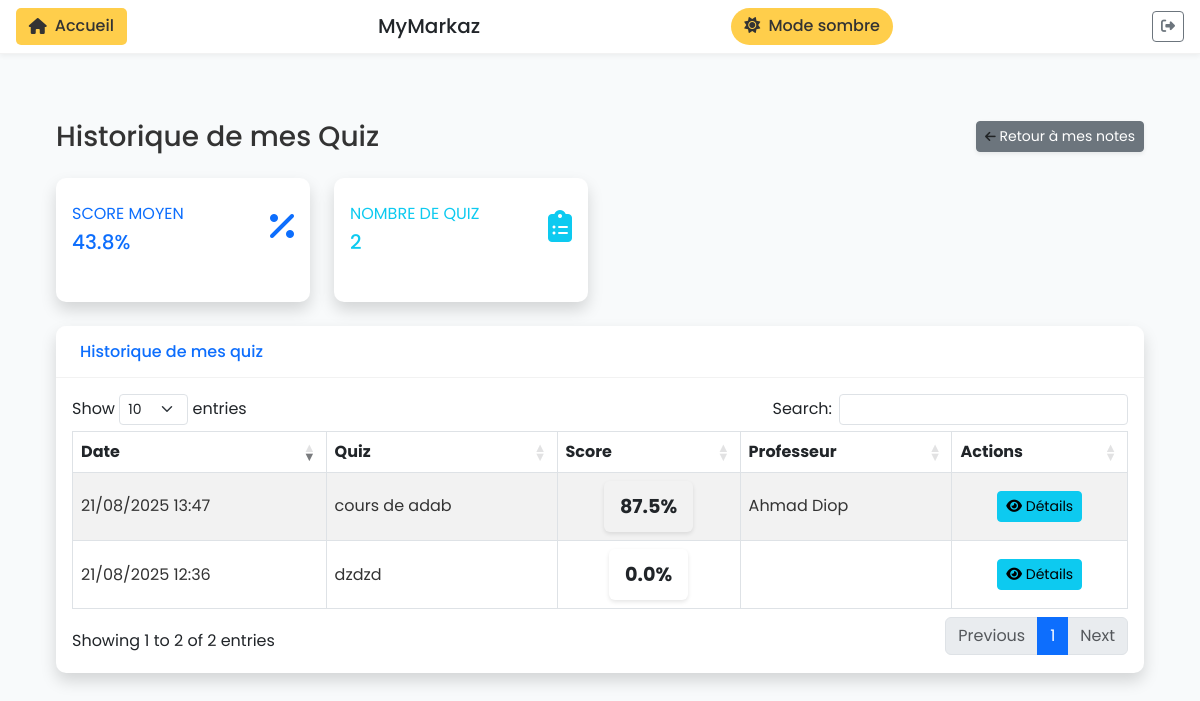
The app's page /notes/historique-quiz/ (signed in) with its own data.
### ecole_app/models.py (models this page shows, shortened)
class SiteConfig(models.Model):
    key = models.CharField(max_length=50, unique=True)
    value = models.CharField(max_length=255, default='default')
    @classmethod
    def get_site_name(cls):
        site_config = cls.objects.filter(key='site_name').first()
        return site_config.value if site_config else 'École Markaz'
    class Meta:
        verbose_name = "Configuration du site"
        verbose_name_plural = "Configurations du site"

class Professeur(models.Model):
    composantes = models.ManyToManyField(Composante, related_name='professeurs', blank=True, help_text="Composantes où enseigne ce professeur")
    user = models.OneToOneField(User, on_delete=models.CASCADE, null=True, blank=True, related_name='professeur')
    nom = models.CharField(max_length=100)
    email = models.EmailField(blank=True, null=True)
    telephone = models.CharField(max_length=20, blank=True, null=True)
    mot_de_passe_en_clair = models.CharField(max_length=100, blank=True, null=True, help_text="Mot de passe en clair (non sécurisé)")
    indemnisation = models.DecimalField(max_digits=10, decimal_places=2, default=0.0, help_text="Indemnisation mensuelle")
    date_creation = models.DateTimeField(auto_now_add=True)
    class Meta:
        verbose_name = "Professeur"
        verbose_name_plural = "Professeurs"

### ecole_app/models_pedagogie.py (models this page shows, shortened)
class TentativeQuiz(models.Model):
    quiz = models.ForeignKey(Quiz, on_delete=models.CASCADE, related_name='tentatives')
    eleve = models.ForeignKey('ecole_app.Eleve', on_delete=models.CASCADE, related_name='tentatives_quiz')
    date_debut = models.DateTimeField(auto_now_add=True)
    date_fin = models.DateTimeField(null=True, blank=True)
    score = models.DecimalField(max_digits=5, decimal_places=2, null=True, blank=True)
    terminee = models.BooleanField(default=False)
    class Meta:
        verbose_name = "Tentative de quiz"
        verbose_name_plural = "Tentatives de quiz"
        ordering = ['-date_debut']

class Quiz(models.Model):
    module = models.ForeignKey(Module, on_delete=models.CASCADE, related_name='quiz')
    titre = models.CharField(max_length=200)
    description = models.TextField(blank=True)
    date_creation = models.DateTimeField(auto_now_add=True)
    date_modification = models.DateTimeField(auto_now=True)
    publie = models.BooleanField(default=False, help_text="Quiz visible par les élèves")
    temps_limite = models.PositiveIntegerField(null=True, blank=True, help_text="Temps limite en minutes (optionnel)")
    ordre = models.PositiveIntegerField(default=0, help_text="Ordre d'affichage")
    class Meta:
        verbose_name = "Quiz"
        verbose_name_plural = "Quiz"
        ordering = ['ordre', 'date_creation']

class Module(models.Model):
    composante = models.ForeignKey('ecole_app.Composante', on_delete=models.CASCADE, related_name='modules', null=True, blank=True)
    titre = models.CharField(max_length=200)
    description = models.TextField(blank=True)
    professeur = models.ForeignKey('ecole_app.Professeur', on_delete=models.CASCADE, related_name='modules', null=True, blank=True)
    classes = models.ManyToManyField('ecole_app.Classe', related_name='modules', blank=True)
    date_creation = models.DateTimeField(auto_now_add=True)
    date_modification = models.DateTimeField(auto_now=True)
    publie = models.BooleanField(default=False, help_text="Module visible par les élèves")
    class Meta:
        verbose_name = "Module pédagogique"
        verbose_name_plural = "Modules pédagogiques"
        ordering = ['-date_creation']

### ecole_app/views_notes.py (the view)
# urls.py: path('notes/historique-quiz/', views_notes.historique_quiz_eleve, name='historique_quiz_eleve'),
@login_required
def historique_quiz_eleve(request):
    if not hasattr(request.user, 'eleve'):
        messages.error(request, "Accès réservé aux élèves.")
        return redirect('dashboard')
    eleve = request.user.eleve
    from .models_pedagogie import TentativeQuiz, Reponse
    tentatives = TentativeQuiz.objects.filter(
        eleve=eleve
    ).select_related('quiz', 'quiz__module', 'quiz__module__professeur').order_by('-date_fin')
    stats = {
        'total_quiz': tentatives.count(),
        'score_moyen': tentatives.aggregate(Avg('score'))['score__avg'] or 0,
        'dernier_quiz': tentatives.first() if tentatives.exists() else None
    }
    context = {
        'eleve': eleve,
        'tentatives': tentatives,
        'stats': stats,
    }
    return render(request, 'ecole_app/notes/historique_quiz.html', context)

### ecole_app/context_processors.py (called while the page is built)
def site_name(request):
    return {
        'site_name': SiteConfig.get_site_name()
    }

### ecole_app/templates/ecole_app/notes/historique_quiz.html (shortened to what this page needs)
{% extends 'ecole_app/base.html' %}
{% block content %}
<div class="container-fluid">
    <div class="d-sm-flex align-items-center justify-content-between mb-4">
        <h1 class="h3 mb-0 text-gray-800">Historique de mes Quiz</h1>
        <a href="{% url 'mes_notes' %}" class="d-none d-sm-inline-block btn btn-sm btn-secondary shadow-sm">
             Retour à mes notes
        </a>
    </div>
    <div class="row">
        <div class="col-xl-3 col-md-6 mb-4">
            <div class="card border-left-primary shadow h-100 py-2">
                <div class="card-body">
                    <div class="row no-gutters align-items-center">
                        <div class="col mr-2">
                            <div class="text-xs font-weight-bold text-primary text-uppercase mb-1">
                                Score moyen
                            </div>
                            <div class="h5 mb-0 font-weight-bold text-primary">{{ stats.score_moyen|floatformat:1 }}%</div>
                        </div>
                        <div class="col-auto">
                            <i class="fas fa-percent fa-2x text-primary"></i>
                        </div>
                    </div>
                </div>
            </div>
        </div>
        <div class="col-xl-3 col-md-6 mb-4">
            <div class="card border-left-info shadow h-100 py-2">
                <div class="card-body">
                    <div class="row no-gutters align-items-center">
                        <div class="col mr-2">
                            <div class="text-xs font-weight-bold text-info text-uppercase mb-1">
                                Nombre de quiz
                            </div>
                            <div class="h5 mb-0 font-weight-bold text-info">{{ stats.total_quiz }}</div>
                        </div>
                        <div class="col-auto">
                            <i class="fas fa-clipboard-list fa-2x text-info"></i>
                        </div>
                    </div>
                </div>
            </div>
        </div>
    </div>
    <div class="card shadow mb-4">
        <div class="card-header py-3">
            <h6 class="m-0 font-weight-bold text-primary">Historique de mes quiz</h6>
        </div>
        <div class="card-body">
            {% if tentatives %}
            <div class="table-responsive">
                <table class="table table-bordered table-striped table-hover" id="dataTable" width="100%" cellspacing="0">
                    <thead>
                        <tr>
                            <th>Date</th>
                            <th>Quiz</th>
                            <th>Score</th>
                            <th>Professeur</th>
                            <th>Actions</th>
                        </tr>
                    </thead>
                    <tbody>
                        {% for tentative in tentatives %}
                        <tr>
                            <td class="align-middle font-weight-bold">{{ tentative.date_fin|date:"d/m/Y H:i" }}</td>
                            <td class="align-middle">{{ tentative.quiz.titre }}</td>
                            <td class="align-middle text-center">
                                <span class="badge badge-{% if tentative.score >= 50 %}success{% elif tentative.score > 0 %}warning{% else %}danger{% endif %} p-3 text-dark" style="font-size: 1.2rem; font-weight: 700; text-shadow: 0 1px 2px rgba(255,255,255,0.2); box-shadow: 0 2px 4px rgba(0,0,0,0.1);">
                                    {{ tentative.score|floatformat:1 }}%
                                </span>
                            </td>
                            <td class="align-middle">{{ tentative.quiz.module.professeur.nom }}</td>
                            <td class="align-middle text-center">
                                <a href="{% url 'resultats_quiz' tentative.id %}" class="btn btn-sm btn-info">
                                    <i class="fas fa-eye"></i> Détails
                                </a>
                            </td>
                        </tr>
                        {% endfor %}
                    </tbody>
                </table>
            </div>
            {% else %}
            <div class="text-center py-4">
                <p class="text-muted">Vous n'avez pas encore participé à un quiz.</p>
            </div>
            {% endif %}
        </div>
    </div>
</div>
{% endblock %}

### ecole_app/templates/ecole_app/base.html (shortened to what this page needs)
<!DOCTYPE html>
<html lang="fr">
<head>
    <link href="https://cdn.jsdelivr.net/npm/bootstrap@5.3.0/dist/css/bootstrap.min.css" rel="stylesheet">
    <link rel="stylesheet" href="https://cdnjs.cloudflare.com/ajax/libs/font-awesome/6.4.0/css/all.min.css">
    {% load static %}
    <link href="{% static 'ecole_app/css/composante.css' %}" rel="stylesheet">
    <link href="{% static 'ecole_app/css/custom-styles.css' %}" rel="stylesheet">
</head>
<body>
    <div class="top-nav fixed-top">
        {% if request.user.professeur %}
        <a href="{% url 'dashboard_professeur' %}" class="back-button">
            <i class="fas fa-home"></i> Accueil
        </a>
        {% elif request.user.eleve %}
        <a href="{% url 'dashboard_eleve' %}" class="back-button">
            <i class="fas fa-home"></i> Accueil
        </a>
        {% else %}
        <a href="{% url 'dashboard' %}" class="back-button">
            <i class="fas fa-home"></i> Accueil
        </a>
        {% endif %}
        <h5 class="mb-0 d-flex align-items-center" style="gap: 0.5rem;">
            {{ site_name }}
        </h5>
        <button class="mode-toggle" id="toggleDarkMode">
            <i class="fas fa-sun me-1"></i> Mode sombre
        </button>
        {% if request.user.is_authenticated %}
        <a href="{% url 'logout' %}" class="btn btn-sm btn-outline-secondary ms-2" title="Déconnexion">
            <i class="fas fa-sign-out-alt"></i>
        </a>
        {% endif %}
    </div>
    <div class="container-fluid">
        <div class="row">
            <main class="col-12 px-md-4 main-content">
                <div class="dashboard-header">
                </div>
                <div class="content">
                    {% block content %}{% endblock %}
                </div>
            </main>
        </div>
    </div>
    <link rel="stylesheet" type="text/css" href="https://cdn.datatables.net/1.10.24/css/dataTables.bootstrap5.min.css">
</body>
</html>

### ecole_app/static/ecole_app/css/custom-styles.css (style rules this page uses)
.text-gray-800 { color: #333333 !important; }
.table td.align-middle { color: #333333; }

### ecole_app/templates/ecole_app/base.html (style rules this page uses)
:root { --primary-green: #1b5530; --light-green: #22693c; --yellow-accent: #ffce4b; --text-light: #ffffff; --bg-light: #f8fafb; }
body { font-family: 'Poppins', sans-serif; background-color: var(--bg-light); }
.content { padding: 20px; }
.dashboard-header { margin-bottom: 2rem; display: flex; justify-content: space-between; align-items: center; }
.card { border: none; border-radius: 10px; box-shadow: 0 2px 8px rgba(0,0,0,0.08); margin-bottom: 1.5rem; }
.card-header { background-color: white; border-bottom: 1px solid rgba(0,0,0,0.05); padding: 1rem 1.5rem; font-weight: 600; border-radius: 10px 10px 0 0 !important; }
.top-nav { background-color: white; padding: 0.5rem 1rem; display: flex; justify-content: space-between; align-items: center; border-bottom: 1px solid rgba(0,0,0,0.05); box-shadow: 0 2px 5px rgba(0,0,0,0.05); }
.main-content { margin-top: 60px; }
.mode-toggle { background-color: var(--yellow-accent); color: #333; border: none; padding: 0.4rem 0.8rem; border-radius: 20px; font-weight: 500; }
.back-button { background-color: var(--yellow-accent); color: #333; border: none; padding: 0.4rem 0.8rem; border-radius: 5px; font-weight: 500; text-decoration: none; display: inline-flex; align-items: center; gap: 0.5rem; }

### records on screen
SiteConfig: value "MyMarkaz"
TentativeQuiz: date_fin "21/08/2025 13:47", quiz.titre "cours de adab", score "87.5", quiz.module.professeur.nom "Ahmad Diop"
TentativeQuiz: date_fin "21/08/2025 12:36", quiz.titre "dzdzd", score "0.0"

### other values on screen
{{ stats.score_moyen|floatformat:1 }} "43.8"
{{ stats.total_quiz }} "2"
